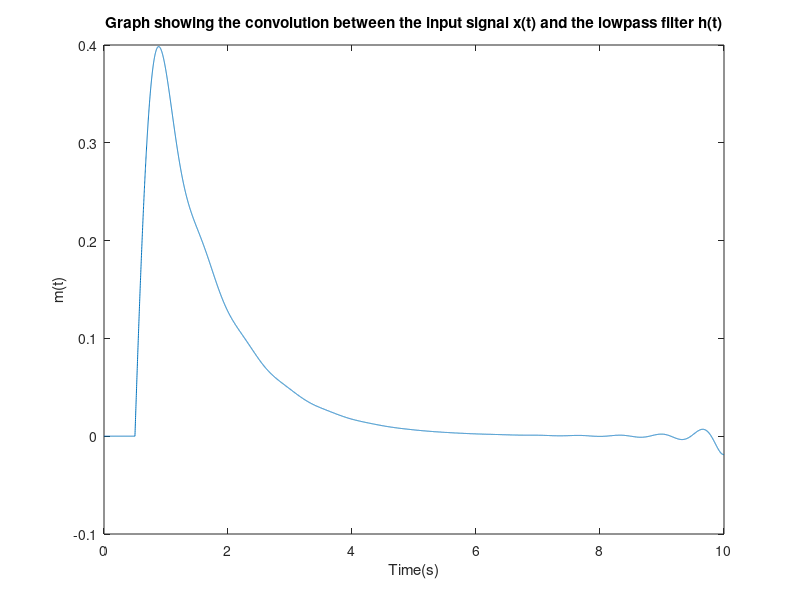
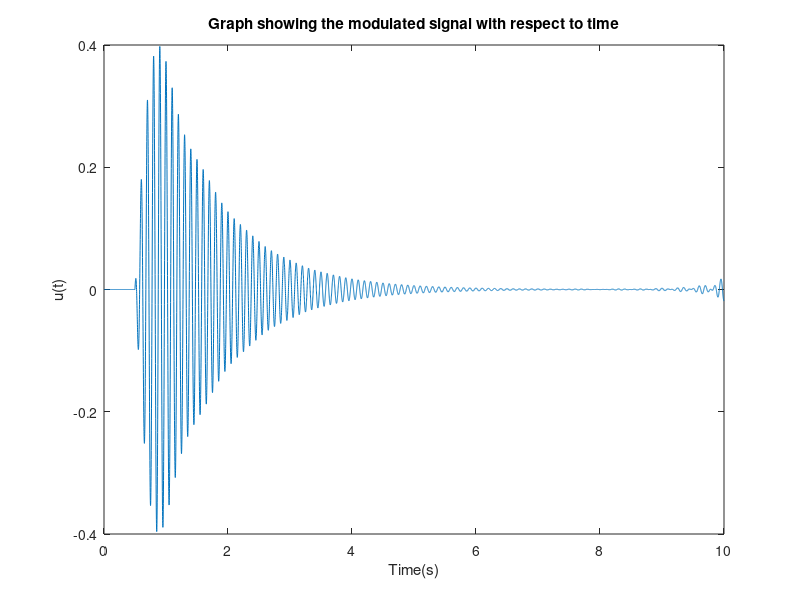
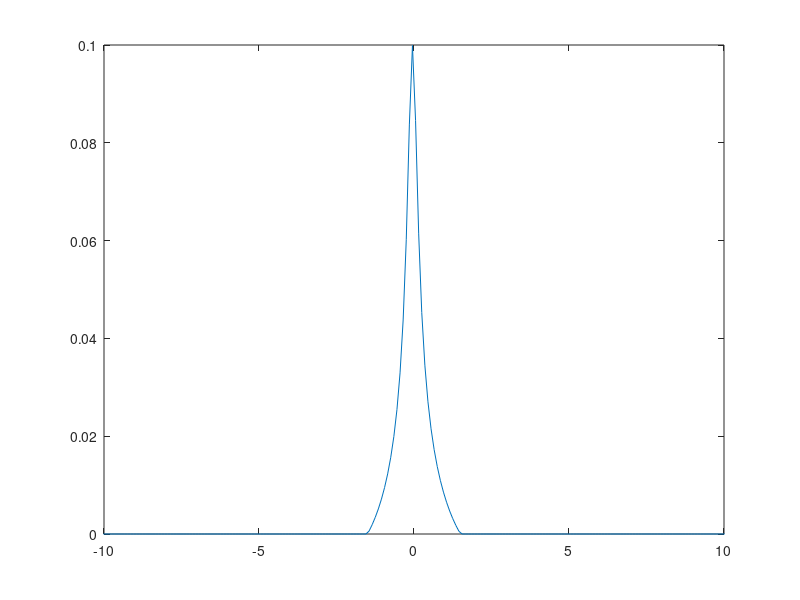
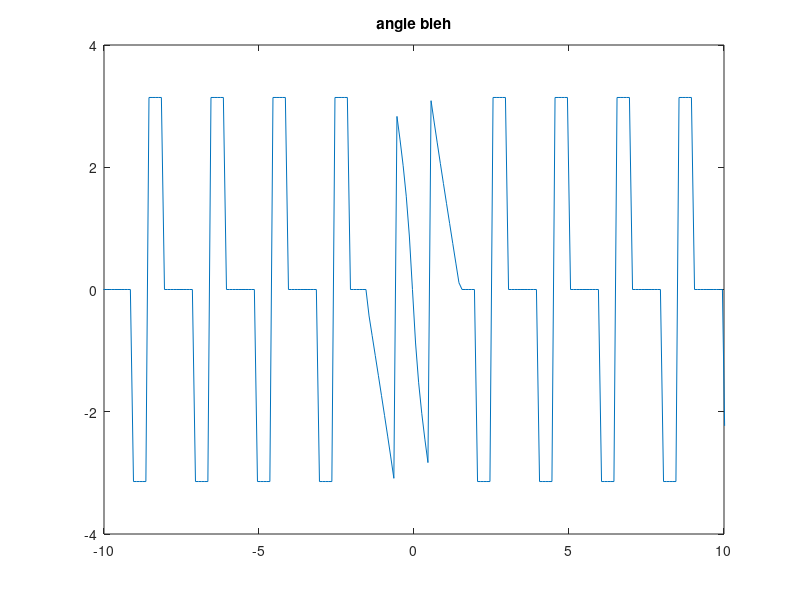

The MATLAB script that drew these images, in order:
fs = 1000;
index = 1;
lengthOfTime = 0:1/fs:10;

%Initialising arrays.
t = zeros(size(lengthOfTime));
xt = zeros(size(lengthOfTime));

%Loop to input values for x(t). This is to represent the function as if it
%was multipled by a unit step function that started at x = 0.5.
for i = 0:1/fs:10
    t(index) = i;
    if i >= 0.5
        xt(index) = exp(-(i-0.5));
    else
        xt(index) = 0;
    end
    index = index + 1;
end

length_f = length(xt);
f = (-length_f/2:length_f/2-1)/length_f*fs;
Hf = zeros(size(f));
for i = 1:size(f,2)
    if f(i) >= -1.5 && f(i) <= 1.5
        Hf(i) = cos((pi * f(i))/3);
    end
end

Xf = fftshift(fft(xt));
Mf_spect = Xf .* Hf;
figure(10)
plot(f,abs(Mf_spect)/length(xt))
xlim([-10 10])

phase = angle(Mf_spect);
figure(30)
plot(f, phase);
title("angle bleh")
xlim([-10 10])
%Going to use convolution in the time domain as when two frequency domain
%signals are multiplied matlab does circular convolution which is most
%likely leading to the incorrect m(t) signal. Convolution is giving the
%correct signal. Start by getting the inverse fourier transform of H(f).
ht = ifft(ifftshift(Hf));
mt = conv(xt,ht);
figure(1)
plot(t,mt(1:length(xt)))
title("Graph showing the convolution between the input signal x(t) and the lowpass filter h(t)")
xlabel("Time(s)")
ylabel("m(t)")

ct = cos(2 * pi * 10 * t); %Setting up the carrier signal. 10Hz is used for demonstration purposes so that the signal can be seen.
ut = mt(1:length(xt)) .* ct;

figure(5)
plot(t,ut)
title("Graph showing the modulated signal with respect to time")
xlabel("Time(s)")
ylabel("u(t)")

Uf = fftshift(fft(ut));
figure(100)
plot(f, abs(Uf)/(length(Uf) - 1))
